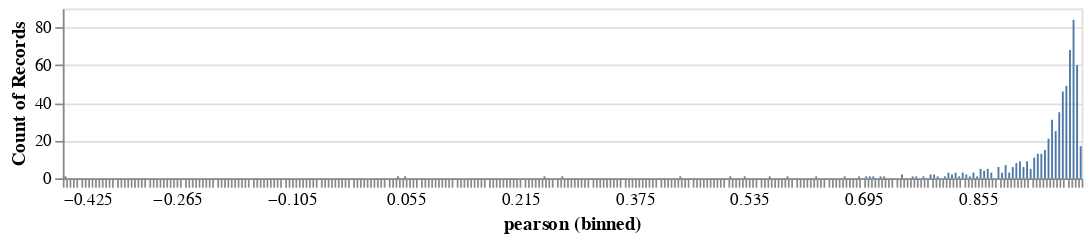

The notebook cell saved with this chart:
### Code cell
import altair as alt

base = alt.Chart(pearson_dataset)

bar = base.mark_bar().encode(
    x=alt.X('pearson', bin=alt.Bin(maxbins=615)),
    y='count()'
).properties(
    width=600,
    height=100
)

bar

### Figure 1 — Vega-Lite specification as saved in the notebook (floating-point values rounded to 4 significant figures; data arrays with more than 128 entries replaced by an {"elided": "..."} marker saying what was removed)
{"config": {"view": {"continuousWidth": 400, "continuousHeight": 300}}, "data": {"name": "data-80bbc6ae5235ce057177592445441170"}, "mark": "bar", "encoding": {"x": {"type": "quantitative", "bin": {"maxbins": 615}, "field": "pearson"}, "y": {"type": "quantitative", "aggregate": "count"}}, "height": 100, "width": 600, "$schema": "https://vega.github.io/schema/vega-lite/v4.8.1.json", "datasets": {"data-80bbc6ae5235ce057177592445441170": {"elided": "615 records"}}}
